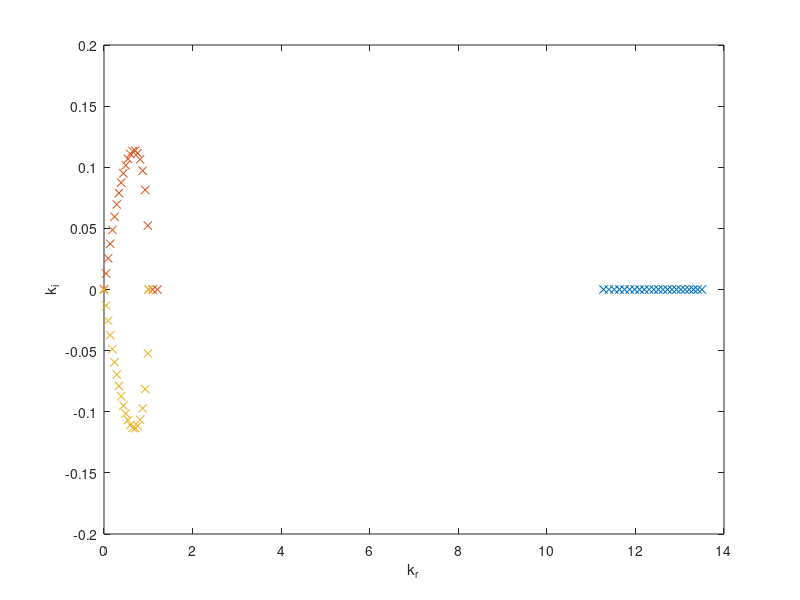
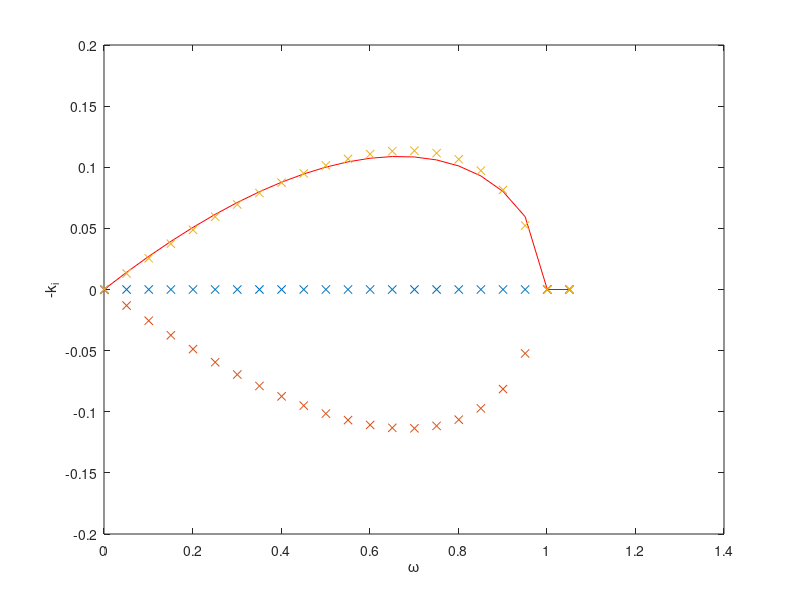
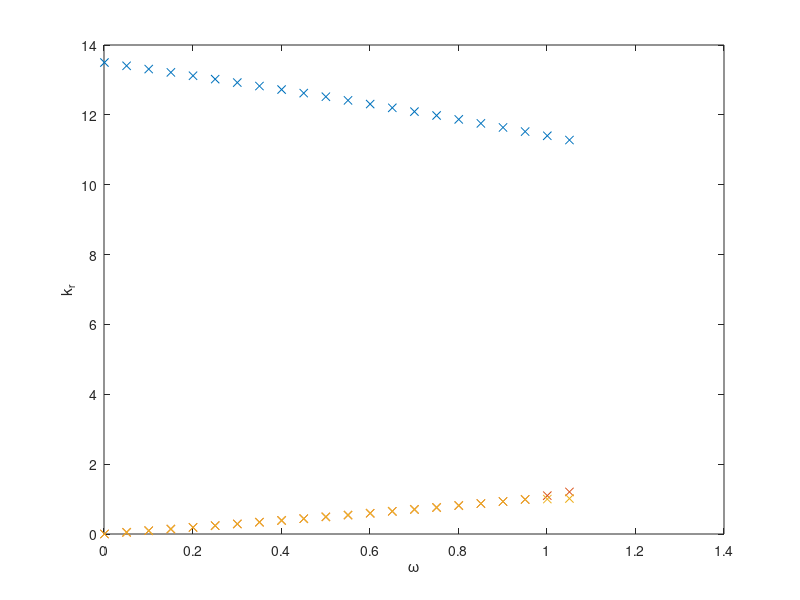

MATLAB code for these plots, in order:
% finding spatial branches of the Kelvin-Helmholtz dispersion relation
%RR = [0.1:0.1:1.1];%
RR=[0.08]; % slip ratio
for l=1:length(RR)
 R = RR(l);
 om = [0.001:0.05:1.051];
 %%% Gaster transform: %%%
 for j = 1:length(om)
  k = om(j);
  pp1 = [1 -2*k k*k*(R+1)-R*k^3];
  r1 = roots( pp1 ); % roots of quadratic polynomial
  om1(j) = max( imag(r1) ); % = imag(k + sqrt(R * ( k.^3 - k.^2 ) ))
 end
 figure(2);
 plot(om, om1,'r'); hold all;
 %%%%%%%%%%%%%%%%%%%%%%%%%
 for j = 1:length(om)
  ppp = [R -(R+1) 2*om(j) -(om(j))^2];
  r(j,:) = roots(ppp); % roots of cubic polynomial
 end

 for k=1:3 % plotting the 3 roots/branches:
  ki = imag(r(:,k));
  kr = real(r(:,k));
  figure(1);
  plot(kr, ki,'x'); hold all;
  xlabel('k_r'); ylabel('k_i');
  figure(2);
  plot(om, -ki,'x'); hold all;
  xlabel('\omega'); ylabel('-k_i');
  figure(3);
  plot(om, kr,'x'); hold all;
  xlabel('\omega'); ylabel('k_r');
 end
end;
